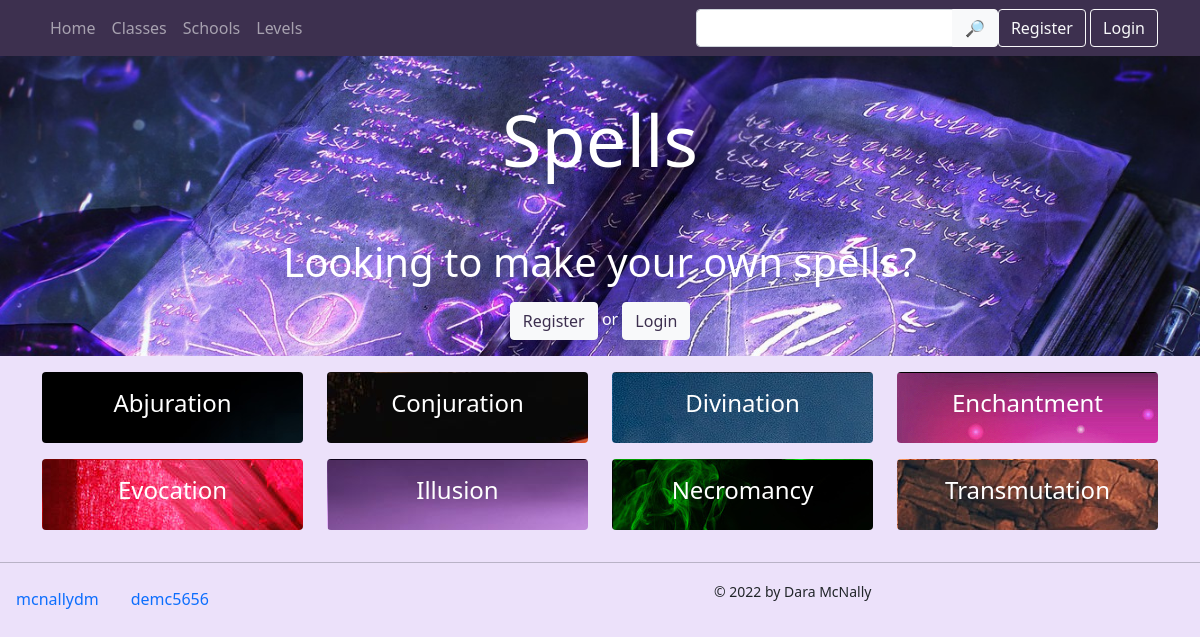
Screenshot of /schools/ with the database file from the repository.
### app/models.py (models this page shows, shortened)
class School(models.Model):
    name = models.CharField(max_length=30, blank=True)

### app/views.py (the view)
# urls.py: path('schools/', views.schools, name="schools"),
def schools(request):
    return render(request, "schools.html", {
        "v_classes" : CharacterClass.objects.all().order_by('name'),
        "v_schools" : School.objects.all(),
        "v_levels" : [0, 1, 2, 3, 4, 5, 6, 7, 8, 9]
    })

### app/templates/schools.html
{% extends "base.html" %}
{% block content %}
    <div class="row">
        {% for school in v_schools %}
            <div class="col-md-6 col-lg-3">
                <div class="card mb-3"
                    {% if spell.school.name != "" %}
                        style="border-color: transparent; background-image: url( '/static/img/{{school.name}}.jpg' ); color: white;"
                    {% else %}
                        style="color: black;"
                    {% endif %}
                >
                    <div class="card-body">
                        <a href="{% url 'school_spells' school.name %}" style="text-decoration: none;">
                            <h4 class="card-title text-center"
                            {% if spell.school.name != "" %}
                                style="color: white;"
                            {% else %}
                            style="color: black;"
                            {% endif %}
                            >{{school.name}}</h4>
                        </a>
                    </div>
                </div>
            </div>
        {% endfor %}
    </div>
{% endblock %}

### app/static/css/custom.css (style rules this page uses)
.dark-bg { background-color: #ece1fa; }
.card { border-color: transparent; }

### app/templates/base.html (style rules this page uses)
body { position: relative; }

### rows the page displays
School: name (picture), name "Abjuration"
School: name (picture), name "Conjuration"
School: name (picture), name "Divination"
School: name (picture), name "Enchantment"
School: name (picture), name "Evocation"
School: name (picture), name "Illusion"
School: name (picture), name "Necromancy"
School: name (picture), name "Transmutation"
